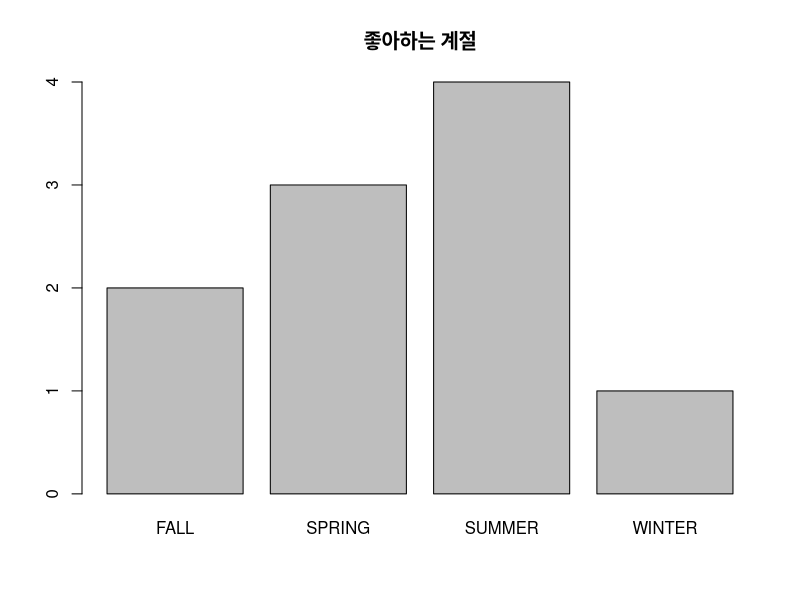

Generate this figure with R:
favorite <- c('WINTER', 'SUMMER', 'SPRING', 'SUMMER', 'SUMMER',
              'FALL', 'FALL', 'SUMMER', 'SPRING', 'SPRING')
favorite
ds <- table(favorite)
ds
barplot(ds,
        main = '좋아하는 계절')